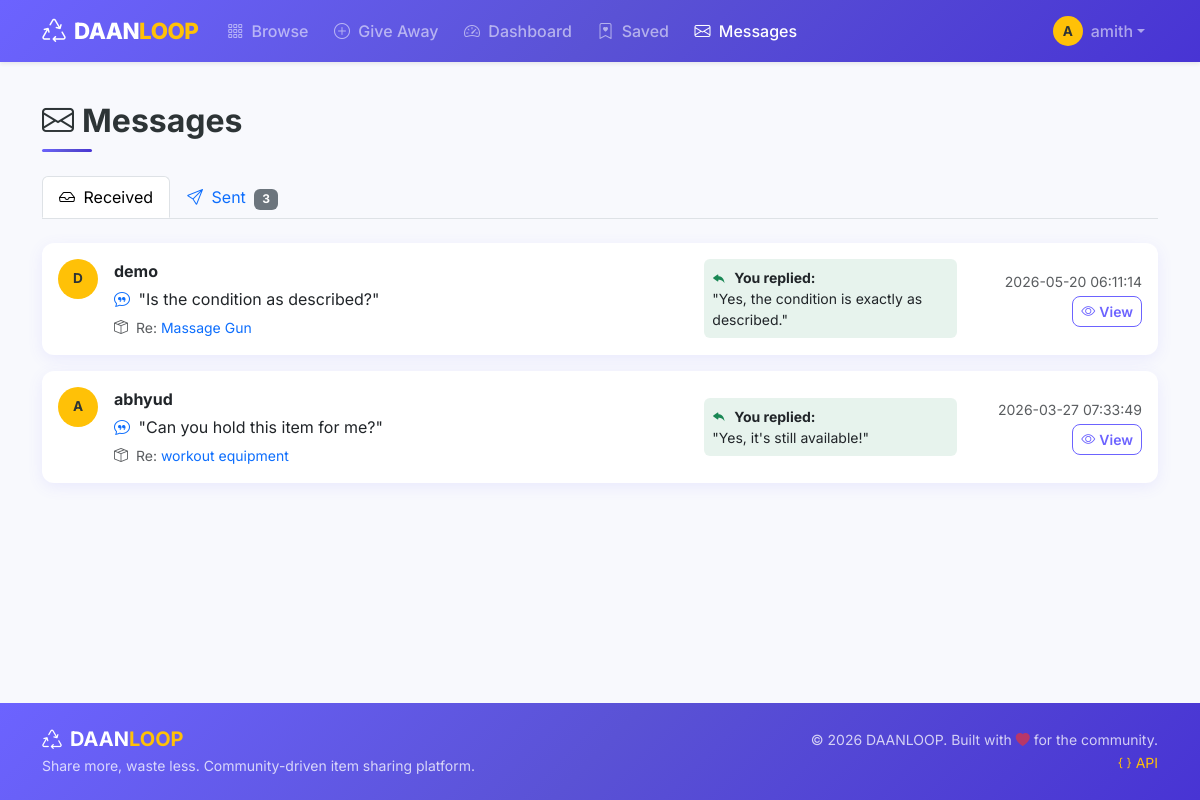
The app's page /messages (signed in) with its own data.
### tables this page shows
CREATE TABLE messages (
            id INTEGER PRIMARY KEY AUTOINCREMENT,
            sender_id INTEGER NOT NULL,
            receiver_id INTEGER NOT NULL,
            listing_id INTEGER NOT NULL,
            message_text TEXT NOT NULL,
            reply_text TEXT DEFAULT '',
            is_read INTEGER DEFAULT 0,
            created_at TIMESTAMP DEFAULT CURRENT_TIMESTAMP,
            replied_at TIMESTAMP,
            FOREIGN KEY (sender_id) REFERENCES users(id),
            FOREIGN KEY (receiver_id) REFERENCES users(id),
            FOREIGN KEY (listing_id) REFERENCES listings(id)
        );

CREATE TABLE users (
            id INTEGER PRIMARY KEY AUTOINCREMENT,
            username TEXT UNIQUE NOT NULL,
            email TEXT UNIQUE NOT NULL,
            password_hash TEXT NOT NULL,
            role TEXT DEFAULT 'user' CHECK(role IN ('user', 'admin')),
            city TEXT DEFAULT '',
            avatar TEXT DEFAULT '',
            created_at TIMESTAMP DEFAULT CURRENT_TIMESTAMP
        );

CREATE TABLE listings (
            id INTEGER PRIMARY KEY AUTOINCREMENT,
            title TEXT NOT NULL,
            description TEXT NOT NULL,
            category TEXT NOT NULL,
            city TEXT NOT NULL,
            location TEXT DEFAULT '',
            condition TEXT DEFAULT 'Good',
            contact_number TEXT DEFAULT '',
            image_path TEXT DEFAULT '',
            owner_id INTEGER NOT NULL,
            status TEXT DEFAULT 'active' CHECK(status IN ('active','soft_deleted','claimed')),
            created_at TIMESTAMP DEFAULT CURRENT_TIMESTAMP,
            FOREIGN KEY (owner_id) REFERENCES users(id)
        );

### sprint3/messages.py (the view)
@messages_bp.route('/messages')
@login_required
def inbox():
    tab = request.args.get('tab', 'received')
    received = get_inbox(session['user_id'])
    sent = get_sent_messages(session['user_id'])
    return render_template('sprint3/inbox.html',
        received=received, sent=sent, tab=tab,
        preset_replies=PRESET_REPLIES)

### database.py (called while the page is built)
def get_db():
    db = sqlite3.connect(Config.DATABASE)
    db.row_factory = sqlite3.Row
    db.execute("PRAGMA foreign_keys = ON")
    return db

### models/message_model.py (called while the page is built)
def get_inbox(user_id):
    db = get_db()
    rows = db.execute('''
        SELECT m.*, u.username as sender_name, l.title as listing_title
        FROM messages m
        JOIN users u ON m.sender_id = u.id
        JOIN listings l ON m.listing_id = l.id
        WHERE m.receiver_id = ?
        ORDER BY m.created_at DESC
    ''', (user_id,)).fetchall()
    close_db(db)
    return rows

def get_sent_messages(user_id):
    db = get_db()
    rows = db.execute('''
        SELECT m.*, u.username as receiver_name, l.title as listing_title
        FROM messages m
        JOIN users u ON m.receiver_id = u.id
        JOIN listings l ON m.listing_id = l.id
        WHERE m.sender_id = ?
        ORDER BY m.created_at DESC
    ''', (user_id,)).fetchall()
    close_db(db)
    return rows

def count_unread(user_id):
    db = get_db()
    result = db.execute(
        "SELECT COUNT(*) as cnt FROM messages WHERE receiver_id = ? AND is_read = 0",
        (user_id,)
    ).fetchone()
    close_db(db)
    return result['cnt']

### utils/security.py (called while the page is built)
def login_required(f):
    @wraps(f)
    def decorated_function(*args, **kwargs):
        if 'user_id' not in session:
            flash('Please login to access this page.', 'warning')
            return redirect(url_for('sprint1_auth.login'))
        return f(*args, **kwargs)
    return decorated_function

### templates/sprint3/inbox.html (shortened to what this page needs)
{% extends "base.html" %}
{% block content %}
<div class="d-flex justify-content-between align-items-center mb-4">
    <h2 class="section-title mb-0">
        <i class="bi bi-envelope me-2"></i>Messages
    </h2>
</div>
<ul class="nav nav-tabs mb-4">
    <li class="nav-item">
        <a class="nav-link {% if tab == 'received' %}active{% endif %}" href="{{ url_for('sprint3_messages.inbox', tab='received') }}">
            <i class="bi bi-inbox me-1"></i> Received
        </a>
    </li>
    <li class="nav-item">
        <a class="nav-link {% if tab == 'sent' %}active{% endif %}" href="{{ url_for('sprint3_messages.inbox', tab='sent') }}">
            <i class="bi bi-send me-1"></i> Sent
            <span class="badge bg-secondary ms-1">{{ sent|length }}</span>
        </a>
    </li>
</ul>
{% if tab == 'received' %}
<div class="row g-3">
    {% for msg in received %}
    <div class="col-12">
        <div class="card {% if not msg.is_read %}border-start border-primary border-4{% endif %}">
            <div class="card-body">
                <div class="row align-items-center">
                    <div class="col-md-7">
                        <div class="d-flex align-items-start">
                            <div class="avatar-sm me-3 flex-shrink-0" style="width:40px;height:40px;">
                                {{ msg.sender_name[0]|upper }}
                            </div>
                            <div>
                                <div class="d-flex align-items-center mb-1">
                                    <strong class="me-2">{{ msg.sender_name }}</strong>
                                </div>
                                <p class="mb-1">
                                    <i class="bi bi-chat-quote text-primary me-1"></i>
                                    "{{ msg.message_text }}"
                                </p>
                                <small class="text-muted">
                                    <i class="bi bi-box-seam me-1"></i>
                                    Re: <a href="{{ url_for('sprint1_listings.view_listing', listing_id=msg.listing_id) }}" class="text-decoration-none">{{ msg.listing_title }}</a>
                                </small>
                            </div>
                        </div>
                    </div>
                    <div class="col-md-3">
                        {% if msg.reply_text %}
                        <div class="bg-success bg-opacity-10 rounded p-2 small">
                            <i class="bi bi-reply-fill text-success me-1"></i>
                            <strong>You replied:</strong><br>
                            "{{ msg.reply_text }}"
                        </div>
                        {% endif %}
                    </div>
                    <div class="col-md-2 text-end">
                        <small class="text-muted d-block">{{ msg.created_at }}</small>
                        <a href="{{ url_for('sprint3_messages.read_message', message_id=msg.id) }}" class="btn btn-sm btn-outline-primary mt-1">
                            <i class="bi bi-eye me-1"></i>View
                        </a>
                    </div>
                </div>
            </div>
        </div>
    </div>
    {% endfor %}
</div>
{% endif %}
{% endblock %}

### static/css/style.css (style rules this page uses)
:root { --primary: #6C63FF; --primary-dark: #5A52D5; --secondary: #FF6B6B; --accent: #FFC107; --success: #2ECC71; --dark: #2D3436; --light-bg: #F8F9FD; --card-shadow: 0 4px 15px rgba(108, 99, 255, 0.1); --card-hover-shadow: 0 8px 25px rgba(108, 99, 255, 0.2); --gradient-primary: linear-gradient(135deg, #6C63FF 0%, #5A52D5 50%, #4834D4 100%); --gradient-hero: linear-gradient(135deg, #6C63FF 0%, #A855F7 50%, #EC4899 100%); --gradient-warm: linear-gradient(135deg, #FF6B6B 0%, #FF8E53 100%); --gradient-cool: linear-gradient(135deg, #667EEA 0%, #764BA2 100%); --border-radius: 12px; }
body { font-family: 'Inter', -apple-system, BlinkMacSystemFont, sans-serif; background-color: var(--light-bg); color: var(--dark); min-height: 100vh; display: flex; flex-direction: column; }
.avatar-sm { width: 30px; height: 30px; border-radius: 50%; background: var(--accent); color: var(--dark); display: inline-flex; align-items: center; justify-content: center; font-weight: 700; font-size: 0.85rem; }
.card { border: none; border-radius: var(--border-radius); box-shadow: var(--card-shadow); transition: all 0.3s ease; overflow: hidden; }
.btn-outline-primary { color: var(--primary); border-color: var(--primary); font-weight: 600; border-radius: 8px; }
.section-title { font-weight: 700; position: relative; padding-bottom: 0.75rem; }
.section-title::after { content: ''; position: absolute; bottom: 0; left: 0; width: 50px; height: 3px; background: var(--gradient-primary); border-radius: 2px; }

### records on screen
messages: username "D", sender_name "demo", message_text "Is the condition as described?", listing_title "Massage Gun", reply_text "Yes, the condition is exactly as described.", created_at "2026-05-20 06:11:14"
messages: username "A", sender_name "abhyud", message_text "Can you hold this item for me?", listing_title "workout equipment", reply_text "Yes, it's still available!", created_at "2026-03-27 07:33:49"

### other values on screen
{{ session.username[0]|upper }} "A"
{{ session.username }} "amith"
{{ sent|length }} "3"
